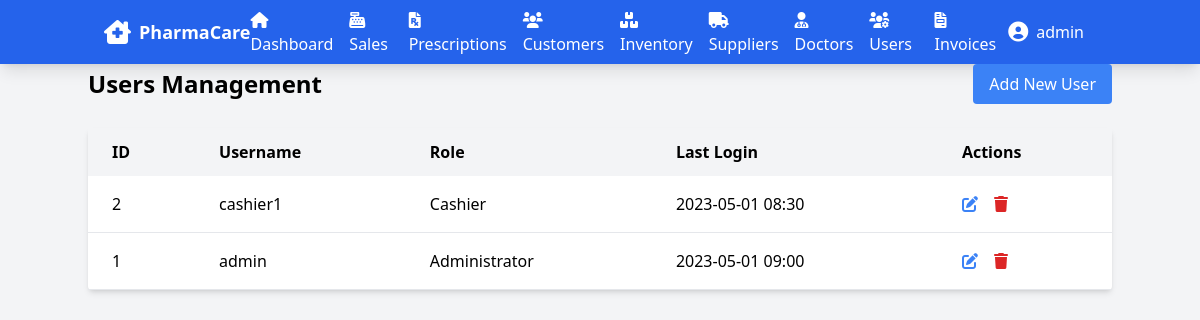
Page /users/users.php (signed in) on the earlier database version.
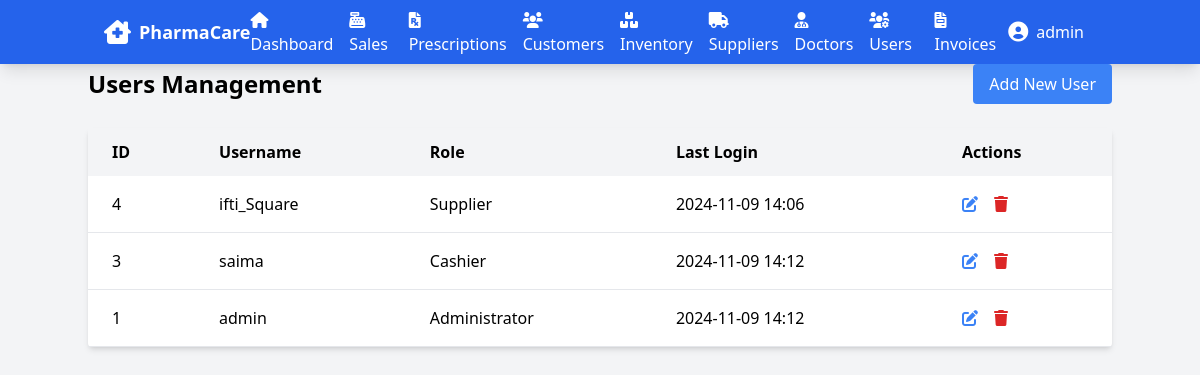
Same page on the later database version.
### tables this page shows
CREATE TABLE `user` (
  `user_id` int(11) NOT NULL,
  `username` varchar(50) NOT NULL,
  `password_hash` varchar(255) NOT NULL,
  `role` varchar(20) DEFAULT NULL,
  `last_login` datetime DEFAULT NULL
);

### users/users.php (the view, shortened to what this page needs)
<?php
require_once '../includes/db_connect.php';
require_once '../includes/header.php';
$users = $pdo->query("SELECT * FROM USER ORDER BY user_id DESC")->fetchAll();
?>
<div class="container mx-auto">
    <div class="flex justify-between items-center mb-6">
        <h2 class="text-2xl font-bold">Users Management</h2>
        <a href="user_add.php" class="bg-blue-500 text-white px-4 py-2 rounded">Add New User</a>
    </div>
    <div class="bg-white shadow-md rounded">
        <table class="min-w-full">
            <thead class="bg-gray-100">
                <tr>
                    <th class="px-6 py-3 text-left">ID</th>
                    <th class="px-6 py-3 text-left">Username</th>
                    <th class="px-6 py-3 text-left">Role</th>
                    <th class="px-6 py-3 text-left">Last Login</th>
                    <th class="px-6 py-3 text-left">Actions</th>
                </tr>
            </thead>
            <tbody>
                <?php foreach ($users as $user): ?>
                <tr class="border-b">
                    <td class="px-6 py-4"><?= htmlspecialchars($user['user_id']) ?></td>
                    <td class="px-6 py-4"><?= htmlspecialchars($user['username']) ?></td>
                    <td class="px-6 py-4"><?= htmlspecialchars($user['role']) ?></td>
                    <td class="px-6 py-4"><?= $user['last_login'] ? date('Y-m-d H:i', strtotime($user['last_login'])) : 'Never' ?></td>
                    <td class="px-6 py-4">
                        <a href="user_edit.php?id=<?= $user['user_id'] ?>" class="text-blue-500 hover:text-blue-700 mr-3">
                            <i class="fas fa-edit"></i>
                        </a>
                        <button onclick="deleteUser(<?= $user['user_id'] ?>)" class="text-red-600 hover:text-red-900">
                            <i class="fas fa-trash"></i>
                        </button>
                    </td>
                </tr>
                <?php endforeach; ?>
            </tbody>
        </table>
    </div>
</div>

Differences in the rows shown:
removed user: user_id "2", username "cashier1", role "Cashier", last_login "2023-05-01 08:30"
added user: user_id "4", username "ifti_Square", role "Supplier", last_login "2024-11-09 14:06"
added user: user_id "3", username "saima", role "Cashier", last_login "2024-11-09 14:12"
changed user "admin": last_login "2023-05-01 09:00" → "2024-11-09 14:12"
